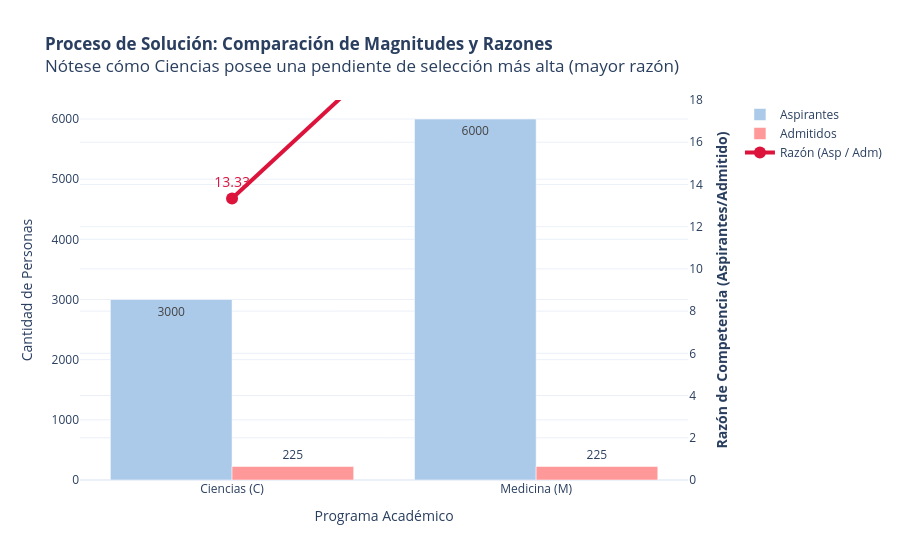

Notebook cell for this chart:
### Code cell
import pandas as pd
import plotly.graph_objects as go
from plotly.subplots import make_subplots

# 1. Crear el DataFrame con Pandas
data_programa = {
    'Programa': ['Ciencias (C)', 'Medicina (M)'],
    'Aspirantes': [3000, 6000],
    'Admitidos': [225, 225]
}
df_analisis = pd.DataFrame(data_programa)

# Calcular la razón directamente en el DataFrame
df_analisis['Razón (Asp/Adm)'] = df_analisis['Aspirantes'] / df_analisis['Admitidos']

print("Tabla de análisis generada con Pandas:")
print(df_analisis)
print("-" * 40)

# 2. Construir la gráfica interactiva con Plotly usando doble eje Y
fig = make_subplots(specs=[[{"secondary_y": True}]])

# Agregar barras de Aspirantes y Admitidos en el eje primario (izquierdo)
fig.add_trace(go.Bar(
    x=df_analisis['Programa'], y=df_analisis['Aspirantes'],
    name='Aspirantes', marker_color='#abc9e9', text=df_analisis['Aspirantes'], textposition='auto'
), secondary_y=False)

fig.add_trace(go.Bar(
    x=df_analisis['Programa'], y=df_analisis['Admitidos'],
    name='Admitidos', marker_color='#ff9999', text=df_analisis['Admitidos'], textposition='auto'
), secondary_y=False)

# Agregar la línea de la Razón en el eje secundario (derecho)
fig.add_trace(go.Scatter(
    x=df_analisis['Programa'], y=df_analisis['Razón (Asp/Adm)'],
    name='Razón (Asp / Adm)', mode='lines+markers+text',
    line=dict(color='crimson', width=4),
    marker=dict(size=12),
    text=df_analisis['Razón (Asp/Adm)'].round(2), textposition='top center',
    textfont=dict(size=14, color='crimson')
), secondary_y=True)

# Ajustes generales de diseño
fig.update_layout(
    title='<b>Proceso de Solución: Comparación de Magnitudes y Razones</b><br>Nótese cómo Ciencias posee una pendiente de selección más alta (mayor razón)',
    xaxis_title='Programa Académico',
    barmode='group',
    template='plotly_white'
)

fig.update_yaxes(title_text="Cantidad de Personas", secondary_y=False)
fig.update_yaxes(title_text="<b>Razón de Competencia (Aspirantes/Admitido)</b>", 
                 secondary_y=True, range=[0, 18])

fig.write_image(r"C:\Users\marco\Downloads\proceso_solucion_comparacion_magnitudes_razones.png", 
                format='png', scale=2)
fig.show()

### Figure 1 — Plotly figure (JSON) as saved in the notebook; plotly's stock layout.template omitted (floating-point values rounded to 4 significant figures)
{"data": [{"marker": {"color": "#abc9e9"}, "name": "Aspirantes", "text": [3000.0, 6000.0], "textposition": "auto", "type": "bar", "x": ["Ciencias (C)", "Medicina (M)"], "xaxis": "x", "y": [3000, 6000], "yaxis": "y"}, {"marker": {"color": "#ff9999"}, "name": "Admitidos", "text": [225.0, 225.0], "textposition": "auto", "type": "bar", "x": ["Ciencias (C)", "Medicina (M)"], "xaxis": "x", "y": [225, 225], "yaxis": "y"}, {"line": {"color": "crimson", "width": 4}, "marker": {"size": 12}, "mode": "lines+markers+text", "name": "Razón (Asp / Adm)", "text": [13.33, 26.67], "textfont": {"color": "crimson", "size": 14}, "textposition": "top center", "type": "scatter", "x": ["Ciencias (C)", "Medicina (M)"], "xaxis": "x", "y": [13.33, 26.67], "yaxis": "y2"}], "layout": {"barmode": "group", "title": {"text": "<b>Proceso de Solución: Comparación de Magnitudes y Razones</b><br>Nótese cómo Ciencias posee una pendiente de selección más alta (mayor razón)"}, "xaxis": {"anchor": "y", "domain": [0, 0.94], "title": {"text": "Programa Académico"}}, "yaxis": {"anchor": "x", "domain": [0, 1], "title": {"text": "Cantidad de Personas"}}, "yaxis2": {"anchor": "x", "overlaying": "y", "range": [0, 18], "side": "right", "title": {"text": "<b>Razón de Competencia (Aspirantes/Admitido)</b>"}}}}
